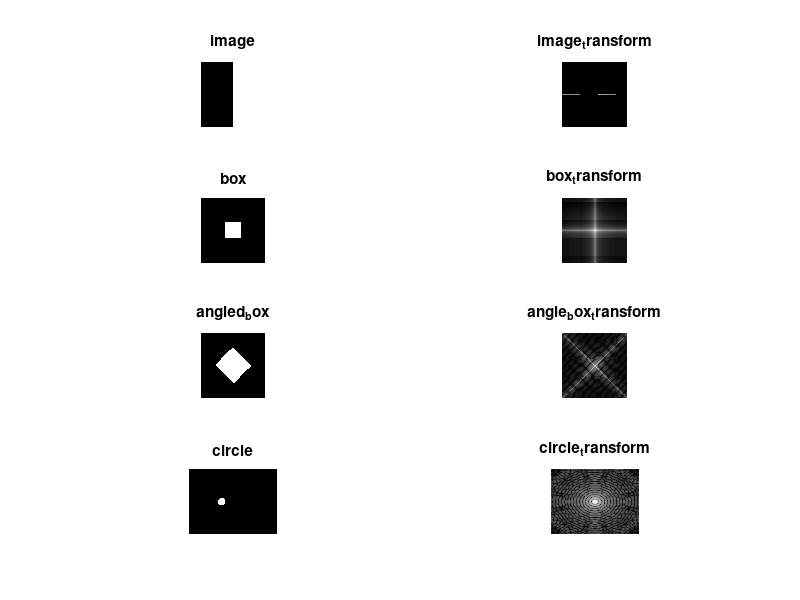

Reproduce this figure in MATLAB.
% fourier transform of matrix
a = ones(8);
af = fft2(a);%make a fourier transforms
af_f = fftshift(af); % put the DC coefficient

% fourier transforms of image
b = [zeros(256,128) ones(256,128)];
bf = fft2(b);
bf_f = fftshift(bf);
% display the transforms
bf1 = log(1 + abs(bf_f));
bf_log = bf1/bf1(129,129);% is similar with : imshow(mat2gray(bf1));
imwrite(b, 'image.tif');

% fourier transforms of box
c = zeros(256,256);
c(96:160,96:160) = 1;
cf = fftshift(fft2(c));
cf_log = mat2gray(log(1+abs(cf)));
imwrite(c, 'box.tif');

% fourier transforms of rotated box whose angle is 45
[x, y] = meshgrid(1:256,1:256); % this method is a little complex
d =(x+y<329)&(x+y>182)&(x-y>-67)&(x-y<73);
df=fftshift(fft2(d));
df_log = mat2gray(log(1+abs(df)));
imwrite(d, 'rotated_box.tif');

% fourier transforms of small circle
[x1,y1]=meshgrid(-128:217,-128:127);
e=sqrt(x1.^2+y1.^2);
f=(e<15);
ef=fftshift(fft2(f));
ef_log = mat2gray(log(1+abs(ef)));
imwrite(f, 'cirlce.tif');

figure,
subplot(4,2,1), imshow(b),title('image');
subplot(4,2,2), imshow(bf_log),title('image_transform');
subplot(4,2,3), imshow(c),title('box');
subplot(4,2,4), imshow(cf_log),title('box_transform');
subplot(4,2,5), imshow(d),title('angled_box');
subplot(4,2,6), imshow(df_log),title('angle_box_transform');
subplot(4,2,7), imshow(f),title('circle');
subplot(4,2,8), imshow(ef_log),title('circle_transform');
